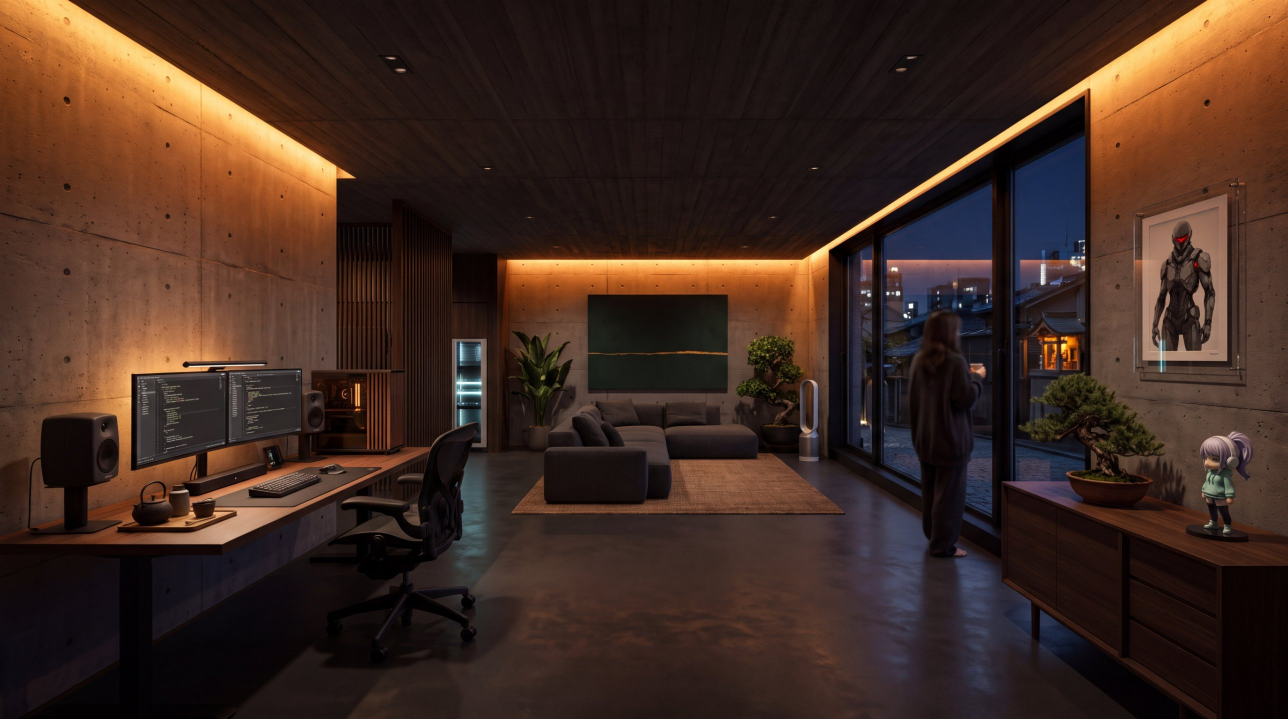
#> input picture assets/tokyo_megamix_kagurazaka.jpg, 2576 x 1438 px (shown at 1/2 size)
$ python -i loopvideo.py   (imports and definitions only)
#> lines starting #> are read from the running program, lines starting #| are printed output that depends on the picture
#> further down, picture is the input picture: PIL image 2576x1438 RGB; mean R, G, B 64.1, 42.4, 33.1
"""Kaminfilm aus kurzen KI-Clips (Cozy-Winter-Cabin-Linie, Rolf 09.10.2026): nahtloser Loop („Seamless Loop“).

Ablauf:
1. Veo 3.1 erzeugt aus EINEM Hauptbild mehrere 8-s-Clips in 4K; erstes UND letztes Bild = Hauptbild (`lastFrame`),
   Kamera fest, nur Feuer, Kerzen und Schnee bewegen sich.
2. Veo landet am Clip-Ende nur fast auf dem Startbild (Schneeflocken sitzen anders). Darum bauen wir für jedes
   Clip-Paar X→Y ein Segment = X ab Bild N, dessen letzte N Bilder weich in die ersten N Bilder von Y überblendet
   werden. Auf X→Y folgt immer ein Segment, das mit Y beginnt → die Bewegung läuft ohne Sprung weiter, egal in
   welcher Reihenfolge die Clips kommen.
3. Die Segmente werden EINMAL kodiert (gleiche Einstellungen, Schlüsselbild am Anfang) und danach nur noch ohne
   Neuberechnung aneinandergehängt → ein 2-Stunden-4K-Video entsteht in Minuten. Nur das erste Segment (Einblenden
   aus Schwarz) und das letzte (Ausblenden, auf Länge gekürzt) werden eigens kodiert.
"""
import base64
import io
import json
import random
import subprocess
import threading
import time
from pathlib import Path

import numpy as np
import requests
from scipy import ndimage
from PIL import Image

from . import config, costs

W, H, FPS = 3840, 2160, 24
BLEND = 12            # Bilder Überblendung an jeder Nahtstelle (0,5 s)
CRF = 26              # H.264-Qualität: ca. 15 Mbit/s bei 4K (Test 09.10.: SSIM 0,98 zur CRF-20-Fassung)
# mbtree=0: sonst ist das erste Bild jedes neu kodierten Segments sichtbar schärfer als die Bilder davor (Mini-Ruck an
# der Naht, gemessen 1,6 statt normal 0,7); ohne mbtree liegt die Naht im normalen Bereich (1,37 ≈ Schlüsselbilder).
VEO_MODEL = "veo-3.1-fast-generate-preview"
VEO_RESOLUTION = "4k"
VEO_SEC = 8

LOOP_PROMPT = (
    "Static locked-off tripod shot of exactly this photograph, absolutely no camera movement: no zoom, no pan, no tilt, "
    "no dolly, no parallax. The room stays exactly as it is. Only two things move: the fire in the stone fireplace "
    "burns and flickers naturally with gently dancing flames and glowing embers, its warm golden light softly pulsing on "
    "the nearby stone; and the small candle flames flicker softly. Outside the panoramic windows the snow-covered "
    "landscape and the dark snowy pine forest are completely still and frozen in a calm winter night: the snow lies "
    "quietly on the ground and on the branches, and it is NOT snowing – no falling snow, no snowflakes in the air, no "
    "drifting flakes, no blizzard, no moving branches. Everything else is completely still: no people, no animals, no "
    "objects moving, no blankets moving, no change of light or exposure, no time-of-day change, nothing appears or "
    "disappears. Calm, cozy, cinematic, photorealistic, real footage. The video starts and ends on exactly the same "
    "frame so it loops seamlessly. Sound: only the soft crackling of the fireplace.")
LOOP_NEGATIVE = (
    "falling snow, snowfall, snowflakes, snowing, blizzard, drifting snow, snow particles in the air, wind-blown snow, "
    "moving branches, camera movement, zoom, pan, tilt, shake, dolly, people, person, hands, animals, text, letters, "
    "logo, watermark, morphing, warping, flicker of the whole image, exposure change, light change, objects moving or "
    "appearing, music")


def frame_16x9(img: Image.Image) -> Image.Image:
    """Hauptbild exakt auf 3840×2160 zuschneiden (Nano Banana liefert 4K mit leicht anderem Seitenverhältnis)."""
    img = img.convert("RGB")
    w, h = img.size
#> w = 2576; h = 1438
    if w / h > 16 / 9:
        cw = round(h * 16 / 9)
#> cw = 2556
        img = img.crop(((w - cw) // 2, 0, (w - cw) // 2 + cw, h))
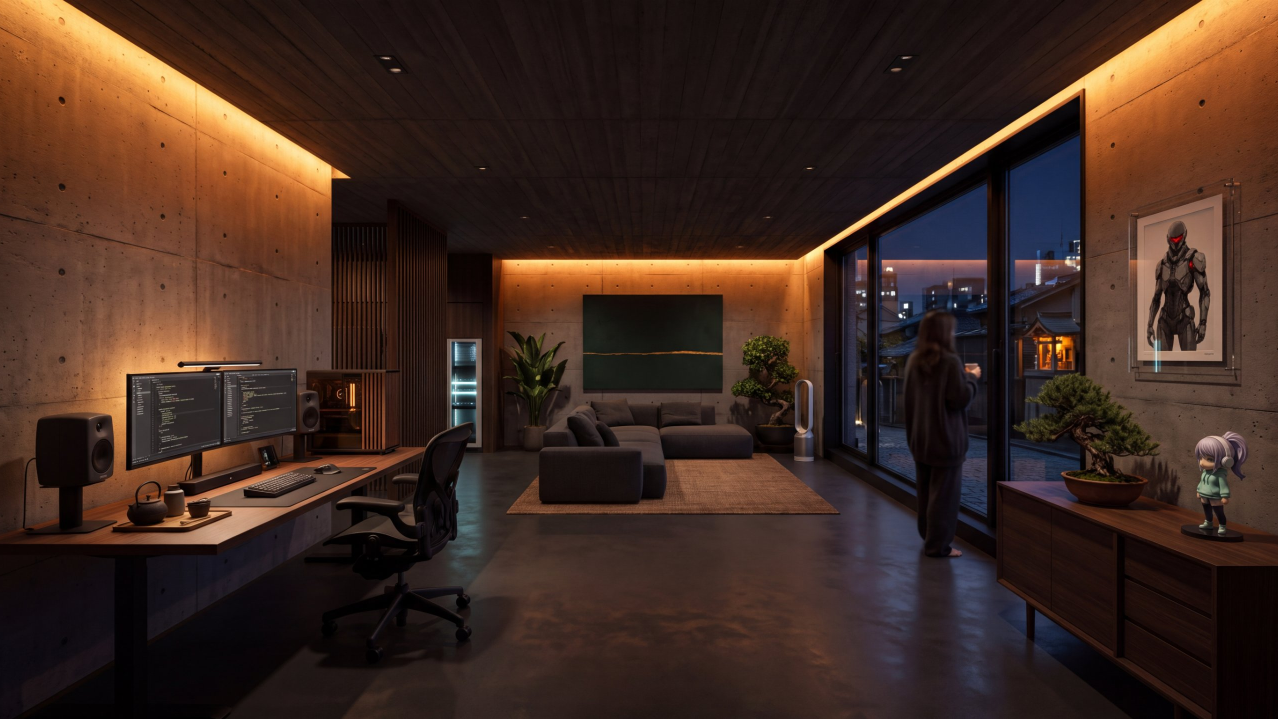
#> img: PIL image 2556x1438 RGB (shown at 1/2 size); mean R, G, B 64, 42.5, 33.1
    else:
        ch = round(w * 9 / 16)
        img = img.crop((0, (h - ch) // 2, w, (h - ch) // 2 + ch))
    return img.resize((W, H), Image.LANCZOS)


# ---------------------------------------------------------------- Veo
def _veo_headers() -> dict:
    return {"x-goog-api-key": config.require("GOOGLE_API_KEY"), "Content-Type": "application/json"}


# [53 lines left out: functions generate_clip, _read, not called in this run]


_CHECK_LOCK = threading.Lock()
FLAKE_MAX_PX = 90     # Flocke als zusammenhängende Fläche in 960×540 (Test 09.10.: gute Clips ≤ ca. 30, Clip B bis 240)


# [147 lines left out: functions _read_gray, check_clip, _frame_count, _encoder, _segment_frames, build_segment and 1 more, not called in this run]


def _duration(path: Path) -> float:
    return float(subprocess.run(["ffprobe", "-v", "error", "-show_entries", "format=duration", "-of", "csv=p=0",
                                 str(path)], capture_output=True, text=True).stdout)


# [65 lines left out: functions prepare_video, encode_audio, mux_command, build_video, mix_with_crackle, not called in this run]

>>> from PIL import Image
>>> picture = Image.open('../assets/tokyo_megamix_kagurazaka.jpg')
>>> result = frame_16x9(picture)
